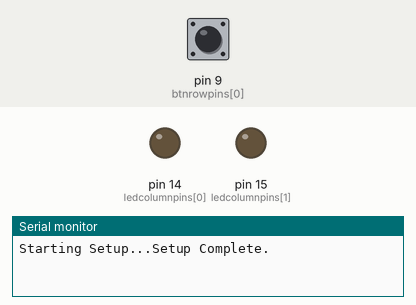
The sketch below on a simulated Arduino Leonardo, built with avr-gcc and run on an emulated ATmega32U4. Shown: output pins drawn as LEDs (lit = HIGH), the last lines printed to the serial monitor. The test bench sets the inputs (shaded band); at power-on: pin 9 (btnrowpins[0]) HIGH. USB keyboard and mouse output is not drawn; pins used as bus, display or sensor lines are not drawn.

Above: at 0.01 s.
At 1.2 s:
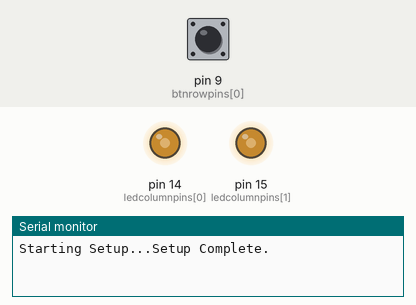
1.3 s: pin 9 (btnrowpins[0]) pulled LOW for 0.15 s
At 1.49 s:
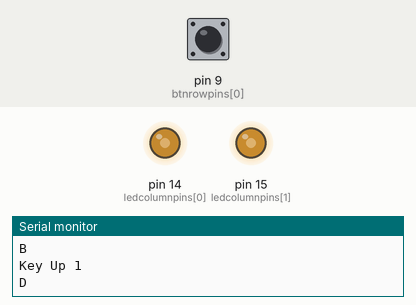
Timing chart, 0 to 4.3 s (numbered marks = the images above; inputs shaded):
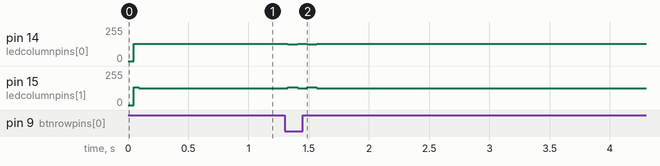

Measured:
- after the input at 1.3 s, pin 14 (ledcolumnpins[0]): 131/255 → 124/255 at once, → 131/255 0.08 s later, → 125/255 0.08 s later, → 131/255 0.08 s later; pin 15 (ledcolumnpins[1]): 126/255 → 133/255 at once, → 126/255 0.08 s later, → 132/255 0.08 s later, → 126/255 0.08 s later

The sketch:

keyboarddata.ino
```cpp
#include <Keyboard.h>
/******************************************************************************
red-plus-buttons.ino
Byron Jacquot @ SparkFun Electronics
1/6/2015

Example to drive the red LEDs and scan the buttons of the RGB button pad.

Exercise 2 in a series of 3.
https://learn.sparkfun.com/tutorials/button-pad-hookup-guide/exercise-2-monochrome-plus-buttons

Development environment specifics:
Developed in Arduino 1.6.5
For an Arduino Mega 2560

This code is released under the [MIT License](http://opensource.org/licenses/MIT).

Distributed as-is; no warranty is given.
******************************************************************************/
//config variables
#define NUM_LED_COLUMNS (2)
#define NUM_LED_ROWS (1)
#define NUM_BTN_COLUMNS (2)
#define NUM_BTN_ROWS (1)
#define NUM_COLORS (1)
#define MAX_KEYS (2)

#define MAX_DEBOUNCE (3)

static char keys[NUM_BTN_ROWS][NUM_BTN_COLUMNS][MAX_KEYS] = {0};


// Global variables
static bool LED_buffer[NUM_LED_COLUMNS][NUM_LED_ROWS];

static const uint8_t btncolumnpins[NUM_BTN_COLUMNS] = { 7, 8 };
static const uint8_t btnrowpins[NUM_BTN_ROWS] = { 9 };
static const uint8_t ledcolumnpins[NUM_LED_COLUMNS] = { 14, 15 };
static const uint8_t colorpins[NUM_LED_ROWS] = { 10 };

static int8_t debounce_count[NUM_BTN_COLUMNS][NUM_BTN_ROWS];

static void setuppins() {
  uint8_t i;

  // initialize
  // select lines
  // LED columns
  for (i = 0; i < NUM_LED_COLUMNS; i++) {
    pinMode(ledcolumnpins[i], OUTPUT);

    // with nothing selected by default
    digitalWrite(ledcolumnpins[i], HIGH);
  }

  // button columns
  for (i = 0; i < NUM_BTN_COLUMNS; i++) {
    pinMode(btncolumnpins[i], OUTPUT);

    // with nothing selected by default
    digitalWrite(btncolumnpins[i], HIGH);
  }

  // button row input lines
  for (i = 0; i < NUM_BTN_ROWS; i++) {
    pinMode(btnrowpins[i], INPUT_PULLUP);
  }

  // LED drive lines
  for (i = 0; i < NUM_LED_ROWS; i++) {
    pinMode(colorpins[i], OUTPUT);
    digitalWrite(colorpins[i], LOW);
  }

  // Initialize the debounce counter array
  for (uint8_t i = 0; i < NUM_BTN_COLUMNS; i++) {
    for (uint8_t j = 0; j < NUM_BTN_ROWS; j++) {
      debounce_count[i][j] = 0;
    }
  }
}

static void scan() {
  static uint8_t current = 0;
  uint8_t val;
  uint8_t i, j,k;

  // Select current columns
  digitalWrite(btncolumnpins[current], LOW);
  digitalWrite(ledcolumnpins[current], LOW);

  // output LED row values
  for (i = 0; i < NUM_LED_ROWS; i++) {
    if (LED_buffer[current][i]) {
      digitalWrite(colorpins[i], HIGH);
    }
  }

  // pause a moment
  delay(1);

  // Read the button inputs
  for (j = 0; j < NUM_BTN_ROWS; j++) {
    val = digitalRead(btnrowpins[j]);

    if (val == LOW) {
      // active low: val is low when btn is pressed
      if (debounce_count[current][j] < MAX_DEBOUNCE) {
        debounce_count[current][j]++;
        if (debounce_count[current][j] == MAX_DEBOUNCE) {
          Serial.print("Key Down ");
          Serial.println((current * NUM_BTN_ROWS) + j);

          // Do whatever you want to with the button press here:
          // toggle the current LED state
          LED_buffer[current][j] = !LED_buffer[current][j];
        }
      }
    } else {
      // otherwise, button is released
      if (debounce_count[current][j] > 0) {
        debounce_count[current][j]--;
        if (debounce_count[current][j] == 0) {
          Serial.print("Key Up ");
          Serial.println((current * NUM_BTN_ROWS) + j);
          for(k=0 ; k < MAX_KEYS ; k++){
            char value = keys[j][current][k];
            if(value > 0){

              Serial.println(value);
              Keyboard.press(value);
            }
          }


          Keyboard.releaseAll();
          // If you want to do something when a key is released, do it here:

          LED_buffer[current][j] = !LED_buffer[current][j];
        }
      }
    }
  }  // for j = 0 to 3;

  delay(1);

  digitalWrite(btncolumnpins[current], HIGH);
  digitalWrite(ledcolumnpins[current], HIGH);

  for (i = 0; i < NUM_LED_ROWS; i++) {
    digitalWrite(colorpins[i], LOW);
  }

  current++;
  if (current >= NUM_LED_COLUMNS) {
    current = 0;
  }
}

void setup() {
  // put your setup code here, to run once:
  Serial.begin(115200);

  keys[0][0][0] = 'A';
  keys[0][0][1] = 'B';
  keys[0][1][0] = 'D';
  Keyboard.begin();

  Serial.print("Starting Setup...");

  // setup hardware
  setuppins();

  // init global variables
  for (uint8_t i = 0; i < NUM_LED_COLUMNS; i++) {
    for (uint8_t j = 0; j < NUM_LED_ROWS; j++) {
      LED_buffer[i][j] = 1;
    }
  }

  Serial.println("Setup Complete.");
}

void loop() {
  // put your main code here, to run repeatedly:

  scan();
}
```
